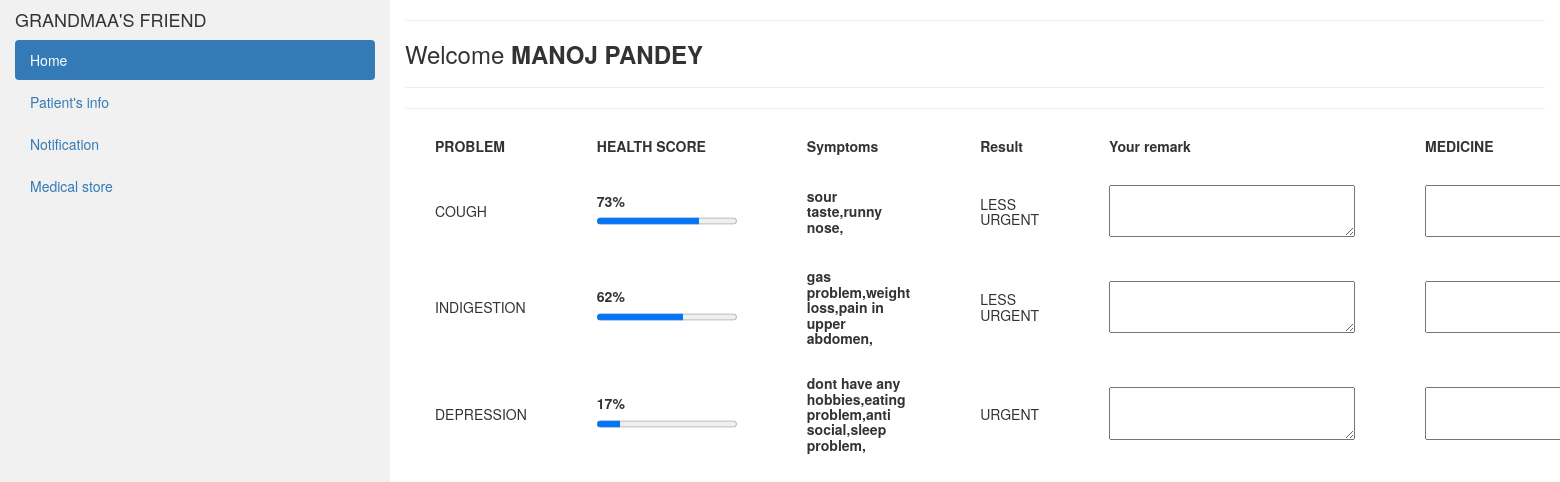
Screenshot of /patient_table.php?pid=1 (signed in) with the database file from the repository.
### tables this page shows
CREATE TABLE `points` (
  `id` int(10) NOT NULL,
  `patient_id` int(10) NOT NULL,
  `problem_id` int(10) NOT NULL,
  `patient_points` int(10) NOT NULL,
  `patient_problems` varchar(300) NOT NULL
);

### patient_table.php (the view, shortened to what this page needs)
<?php
include'dbconnect.php';
$name=$_SESSION['full_name'];
$pid=$_GET['pid'];
?>
<!DOCTYPE html>
<html lang="en">
<head>
  <link rel="stylesheet" href="https://maxcdn.bootstrapcdn.com/bootstrap/3.4.1/css/bootstrap.min.css">
</head>
<body>
    <form action ="patient_table.php?pid=<?php echo $pid;?> " method="post">
<?php include 'docsnav.php';?>
    <div class="col-sm-9">
      <hr>
     <h3>Welcome <b><?php echo $name;?></b></h3>
     <hr>
     <h5>
    <table>
    <tr>
    <th>PROBLEM</th>
    <th>HEALTH SCORE</th>
    <th>Symptoms</th>
    <th>Result</th>
    <th>Your remark</th>
    <th> MEDICINE</th>
</tr>
<?php
        $select = "SELECT treatment.medicines,treatment.doc_advice,treatment.patient_id,points.patient_id,points.problem_id,points.patient_points,points.patient_problems FROM `points`
         INNER JOIN `treatment` ON points.patient_id=treatment.patient_id  WHERE points.patient_id ='$pid' ";
         $select1="SELECT patient_id from points where `patient_id`=$pid";
 $result = mysqli_query($conn, $select);
$row= mysqli_fetch_array($result);
$result_2 = mysqli_query($conn, $select1);
$rows_exist_2 = mysqli_num_rows($result_2);
$c=0;
do{
?>
<tr>
    <td><?php
    if($row['problem_id']=="1")
    {
echo "DEPRESSION";
    }
    else if($row['problem_id']=="2")
    {
echo "INDIGESTION";
    }
    else{
echo "COUGH";
    }
    ;?></td>
    <td>
    <label for="file"><b><?php echo $row['patient_points'];?>%</label>
<progress id="file" value="<?php echo $row['patient_points'];?>" max="100"> 32% </progress>
</td>
    <td><b><?php echo $row['patient_problems'];?></b></td>
<td><?php if($row['patient_points']<=60){
echo "URGENT";
}
else if ($row['patient_points']>60 &&  $row['patient_points']<90 ){
echo "LESS URGENT";
}
else{
    echo "NORMAL";
}
?>
<td>  <textarea name="medicines[<?php echo $c;?>]" rows="3" cols="30"  >   </textarea></td>
<td>  <textarea name="remark[<?php echo $c;?>]" rows="3" cols="30"   >   </textarea></td>
</tr>
<?php
if($c>=$rows_exist_2-1){
    break;
}
$c++;
}while($row= mysqli_fetch_array($result));
?>
    </h5>
     <hr>
</form>

### patient_table.php (style rules this page uses)
th, td { padding-top: 10px; padding-bottom: 20px; padding-left: 30px; padding-right: 40px; }
* { box-sizing: border-box }

### rows the page displays
points: shows "COUGH", patient_points "73", patient_problems "sour taste,runny nose,", shows "LESS URGENT"
points: shows "INDIGESTION", patient_points "62", patient_problems "gas problem,weight loss,pain in upper abdomen,", shows "LESS URGENT"
points: shows "DEPRESSION", patient_points "17", patient_problems "dont have any hobbies,eating problem,anti social,sleep problem,", shows "URGENT"

### other values shown
$name "MANOJ PANDEY"
